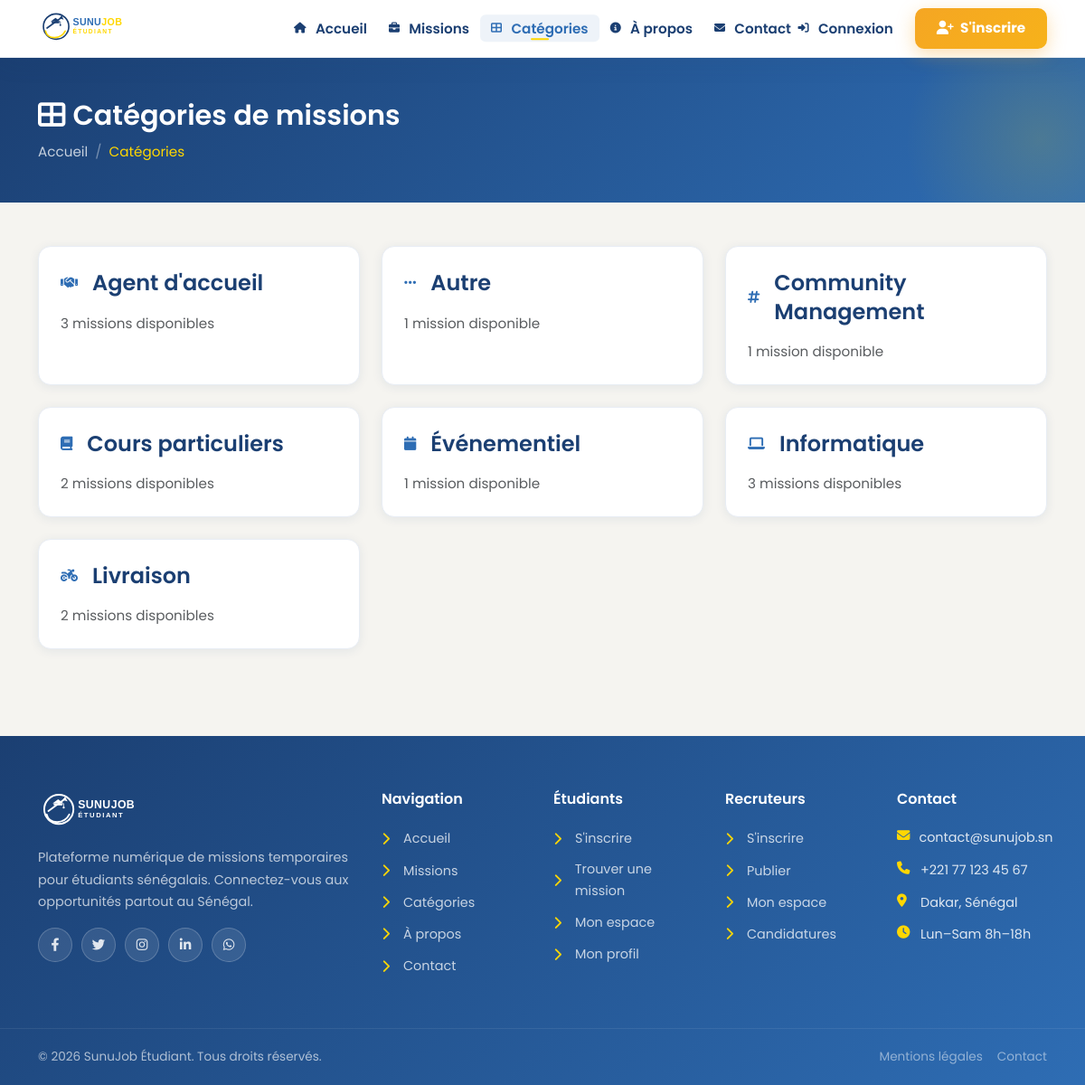
/categories.php, run on the app's committed database.
### tables this page shows
CREATE TABLE categories (
    id INT AUTO_INCREMENT PRIMARY KEY,
    nom VARCHAR(100) NOT NULL UNIQUE,
    icone VARCHAR(50)
);

### categories.php (the view, shortened to what this page needs)
<?php
require_once 'includes/db.php';
require_once 'includes/header.php';
$categories = [];
$result = $conn->query("
    SELECT c.*, COUNT(m.id) as nb_missions
    FROM categories c
    LEFT JOIN missions m ON c.id = m.categorie_id AND m.statut = 'active'
    GROUP BY c.id
    ORDER BY c.nom
");
if ($result) {
    while ($row = $result->fetch_assoc()) {
        $categories[] = $row;
    }
}
?>
<div class="page-header">
    <div class="container">
        <h1><i class="fas fa-th-large me-2"></i>Catégories de missions</h1>
        <nav aria-label="breadcrumb">
            <ol class="breadcrumb">
                <li class="breadcrumb-item"><a href="/index.php">Accueil</a></li>
                <li class="breadcrumb-item active">Catégories</li>
            </ol>
        </nav>
    </div>
</div>
<div class="container py-5">
    <div class="row g-4">
        <?php foreach ($categories as $cat): ?>
            <div class="col-md-6 col-lg-4">
                <a href="/missions.php?categorie=<?= $cat['id'] ?>" class="text-decoration-none">
                    <div class="card-dashboard h-100 p-4">
                        <div class="d-flex align-items-center mb-3">
                            <div class="card-icon primary me-3">
                                <i class="fas <?= htmlspecialchars($cat['icone']) ?>"></i>
                            </div>
                            <div>
                                <h4 class="mb-0"><?= htmlspecialchars($cat['nom']) ?></h4>
                            </div>
                        </div>
                        <p class="text-muted mb-0">
                            <?= $cat['nb_missions'] ?> mission<?= $cat['nb_missions'] > 1 ? 's' : '' ?> disponible<?= $cat['nb_missions'] > 1 ? 's' : '' ?>
                        </p>
                    </div>
                </a>
            </div>
        <?php endforeach; ?>
    </div>
</div>
<?php require_once 'includes/footer.php'; ?>

### data on the page
categories: nom "Agent d'accueil", nb_missions "3"
categories: nom "Autre", nb_missions "1"
categories: nom "Community Management", nb_missions "1"
categories: nom "Cours particuliers", nb_missions "2"
categories: nom "Événementiel", nb_missions "1"
categories: nom "Informatique", nb_missions "3"
categories: nom "Livraison", nb_missions "2"
